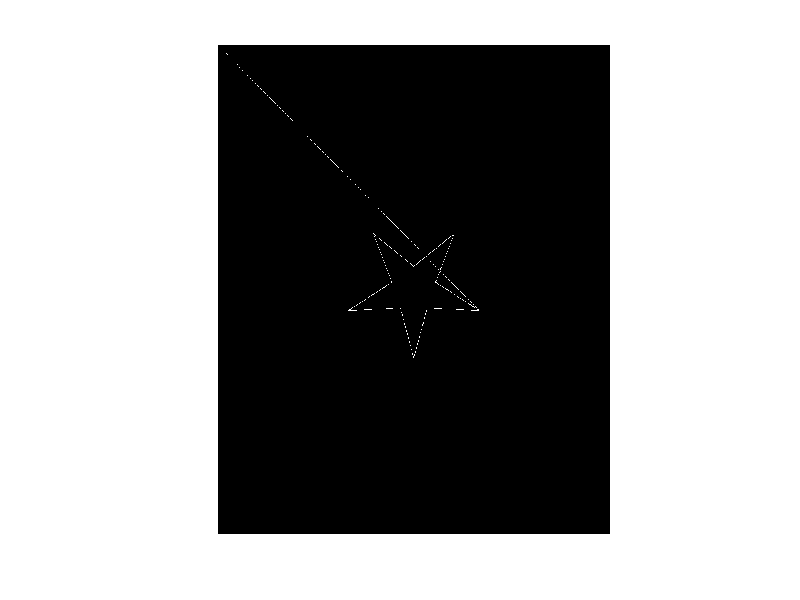

Reproduce this figure in MATLAB. (Note: this script raises an error after producing the figure.)
% % Define the size of the hologram plane in pixels
% num_rows = 780; % Number of pixels along the vertical dimension
% num_cols = 1024;  % Number of pixels along the horizontal dimension
% 
% % Create the spatial coordinate arrays
% u = linspace(-num_cols / 2, num_cols / 2, num_cols); % Horizontal pixel indices
% v = linspace(-num_rows / 2, num_rows / 2, num_rows); % Vertical pixel indices
% 
% % Create the 2D grid
% [U, V] = meshgrid(u, v);
% 
% % Define L_num as a complex exponential for a range (-2, 0) -> (2, 0)
% x1 = num_cols/2 +100; x0 = num_cols/2 -100; % Define horizontal points for the range
% y1 = num_rows/2; y0 = num_rows/2;  % Define vertical points for the range
% 
% % Compute L_num1 using complex exponential
% L_num1 = 1j * exp(1j * 2 * pi * (U * x0 + V * y0));  % Using U and V coordinates
% 
% % Define the denominator term L_denom
% L_denom = 2 * pi * ((x1 - x0) * U + (y1 - y0) * V);
% 
% % Compute L_num2
% L_num2 = 1 - exp(1j * 2 * pi * ((x1 - x0) * U + (y1 - y0) * V));
% 
% % Compute L as the grid, using element-wise operations
% L = (L_num1 .* L_num2) ./ L_denom;
% 
% % Normalize L to [0, 1] for image display (if necessary)
% L_normalized = mat2gray(abs(L));  % Normalize using absolute value
% 
% % Display the image
% imshow(L_normalized);
% 
% % Save the image to a file (e.g., PNG)
% imwrite(L_normalized, 'L_image.png');
% 
% % Example: Compute the replay field (ifft2 is just an example here)
% replay_field = ifft2(L);  % Apply inverse FFT (or any other computation)
% 
% % Normalize the replay field to [0, 1] for display
% replay_field_normalized = mat2gray(abs(replay_field));
% 
% % Display the replay field
% imshow(replay_field_normalized);
% 
% % Save the replay field as an image
% imwrite(replay_field_normalized, 'replay_field_image.png');

%% For multiple Points
clear all

shape= "Star";
outputFolder= shape;

% Step 2: Create a Folder with the Same Name
outputFolder = fullfile(pwd, shape); % Create folder path
if ~exist(outputFolder, 'dir')
    mkdir(outputFolder); % Make directory if it doesn't exist
end

% Define the size of the hologram plane in pixels
num_rows = 1280; % Number of pixels along the vertical dimension
num_cols = 1024;  % Number of pixels along the horizontal dimension

% Create the spatial coordinate arrays
u = linspace(-num_cols / 2, num_cols / 2, num_cols); % Horizontal pixel indices
v = linspace(-num_rows / 2, num_rows / 2, num_rows); % Vertical pixel indices

% Create the 2D grid
[U, V] = meshgrid(u, v);


%Might need a scale factor
alpha=30;
alpha2=2*alpha;

% Define coordinates for multiple points
% Fixed starting points (bottom-left corner of the square)
a0= num_cols/(2*alpha);
b0= num_rows/(2*alpha);

%coordinates for the shape
x1= alpha*[a0 + 6*cos(pi/10), a0 + 2*cos(3*pi/10), a0 + 6*cos(pi/2), a0 + 2*cos(7*pi/10), a0 + 6*cos(9*pi/10), a0 + 2*cos(11*pi/10), a0 + 6*cos(13*pi/10),a0 + 2*cos(15*pi/10), a0 + 6*cos(17*pi/10), a0 + 2*cos(19*pi/10), a0+ 6*cos(21*pi/10)];
y1= alpha*[b0 + 6*sin(pi/10), b0 + 2*sin(3*pi/10), b0 + 6*sin(pi/2), b0 + 2*sin(7*pi/10), b0 + 6*sin(9*pi/10), b0 + 2*sin(11*pi/10), b0 + 6*sin(13*pi/10),b0 + 2*sin(15*pi/10), b0 + 6*sin(17*pi/10), b0 + 2*sin(19*pi/10), b0+ 6*sin(21*pi/10)];

% % Ensure the starting points for each segment
 x0 = [a0 + 2*cos(19*pi/10), x1(1:end-1)]; % Start of each segment
 y0 = [b0 + 2*sin(19*pi/10), y1(1:end-1)]; % Start of each segment


% Ensure the size of x1 and y1 match
%assert(numel(x1) == numel(y1), 'x1 and y1 must have the same number of elements.');

% Initialize the output grid L
L = zeros(size(U));
% Initialize the grid to store the accumulated contributions
L_accumulated = zeros(size(U));

% Loop through each pair of (x1, y1)
for k = 1:numel(x1)
    % Compute L_num1 using complex exponential
    L_num1 = 1j * exp(1j * 2 * pi * (U * x0(k) + V * y0(k)));

    % Define the denominator term L_denom
    L_denom = 2 * pi * ((x1(k) - x0(k)) * U + (y1(k) - y0(k)) * V);
    epsilon = 1e-9; % Small value to prevent division by zero
    L_denom = L_denom + epsilon;

    % Compute L_num2
    L_num2 = 1 - exp(1j * 2 * pi * ((x1(k) - x0(k)) * U + (y1(k) - y0(k)) * V));

    % Compute the hologram for this point
    L_temp = (L_num1 .* L_num2) ./ L_denom;

    % Accumulate the holograms
    L_accumulated = L_accumulated + L_temp;

    % Debugging output
    disp(['Iteration ', num2str(k)]);
    disp(['Mean of L_temp (iteration ', num2str(k), '): ', num2str(mean(abs(L_temp(:))))]);
end

% Compute the average of the accumulated holograms
L = L_accumulated / numel(x1);

% Normalize L to [0, 1] for image display
L_normalized = mat2gray(abs(L));  % Normalize using absolute value

% Display the image
imshow(L_normalized);

% Save the image to a file (e.g., PNG)
imwrite(L_normalized, 'L_star_holo.png');
imwrite(L_normalized, 'L_star_holo.bmp');

% Example: Compute the replay field (ifft2 is just an example here)
replay_field = ifft2(L);  % Apply inverse FFT (or any other computation)

% Normalize the replay field to [0, 1] for display
replay_field_normalized = mat2gray(abs(replay_field));

% Display the replay field
imshow(replay_field_normalized);

% Save the replay field as an image
imwrite(replay_field_normalized, 'replay_field_image_star.png');


%%
% Create an empty image (black) of the same size as the hologram plane
target_image = zeros(num_rows, num_cols);

% Number of points to interpolate for each line
num_points = 1000; % Adjusted to a reasonable value for efficiency

% Loop through each pair of (x0, y0) and (x1, y1)
for k = 1:numel(x0)
    % Generate evenly spaced points between (x0(k), y0(k)) and (x1(k), y1(k))
    x_points = linspace(x0(k), x1(k), num_points);
    y_points = linspace(y0(k), y1(k), num_points);

    % Convert continuous coordinates to pixel indices
    x_pixels = round(x_points); % Adjust for image center
    y_pixels = round(y_points); % Adjust for image center

    % Filter valid indices (stay within image bounds)
    valid_indices = (x_pixels >= 1 & x_pixels <= num_cols) & ...
                    (y_pixels >= 1 & y_pixels <= num_rows);

    % Apply valid indices to filter out-of-bound points
    x_pixels = x_pixels(valid_indices);
    y_pixels = y_pixels(valid_indices);

    % Mark the points on the target image
    linear_indices = sub2ind(size(target_image), y_pixels, x_pixels);
    target_image(linear_indices) = 1; % Set pixels to white (1)
end

% Display the target image
imshow(target_image);

% Save the target image as a file (e.g., BMP)
imwrite(target_image, 'target_image_star.bmp');


%%
% Step 1: Generate a Phase Mask for "JONES APERTURE"
textSize = 50; % Adjust for visibility
position = [round(num_cols * 0.3), round(num_rows * 0.5)]; % Center it

% Create a blank mask to overlay text
textMask = ones(num_rows, num_cols); 
textMask = insertText(textMask, position, 'JONES APERTURE', 'FontSize', textSize, 'BoxColor', 'black', 'TextColor', 'white');
textMask = im2bw(rgb2gray(textMask)); % Convert to binary mask

% Convert binary mask into a phase modulation (0 or pi)
phaseModulation = pi * textMask; 

% Step 2: Apply the Phase Modulation to the Hologram
Holo = L .* exp(1j * phaseModulation); 

% Step 3: Define the Jones Matrix
tau = pi;
thetajones = pi/2;
J = [exp(-1j*tau/2)*(cos(thetajones))^2 + exp(1j*tau/2)*(sin(thetajones))^2, -1j*sin(tau/2)*sin(2*thetajones); ...
    -1j*sin(tau/2)*sin(2*thetajones), exp(1j*tau/2)*(cos(thetajones))^2 + exp(-1j*tau/2)*(sin(thetajones))^2];

% Step 1: Apply the Jones Matrix Directly to Holo
Ex_mod = J(1,1) * Holo + J(1,2) * Holo;
Ey_mod = J(2,1) * Holo + J(2,2) * Holo;

% Step 2: Compute the Final Hologram (Before FFT)
Holo_mod = Ex_mod + Ey_mod;

% Step 3: Convert to Binary Phase (0 or pi)
Holo_mod = mod(angle(Holo_mod), pi) > (pi/2);  % Threshold to 0 or 1
Holo_mod = Holo_mod * pi;  % Convert binary 0,1 → 0,π

% Step 4: Compute the Replay Field
Replay = ifft2(exp(1j * Holo_mod)); % FFT of binary phase modulated hologram

% Step 5: Display Results
figure; imshow(mat2gray(abs(Holo_mod))); title('Binary Phase Hologram (0 or π)');
figure; imshow(mat2gray(abs(Replay))); title('Reconstructed Image (FFT) from Binary Phase');

% Step 6: Save the Binary Hologram
imwrite(mat2gray(abs(Holo_mod)), fullfile(outputFolder, "Binary_Phase_Hologram.bmp"));
imwrite(mat2gray(abs(Replay)), fullfile(outputFolder, "Binary_Replay.bmp"));

%Step 7: Also save a correct-sized hologram to the folder
Holo_mod_sized= imresize(Holo_mod, [1024, 1280], 'bilinear');
imwrite(mat2gray(abs(Holo_mod_sized)), fullfile(outputFolder, "Holo_Sized.bmp"));